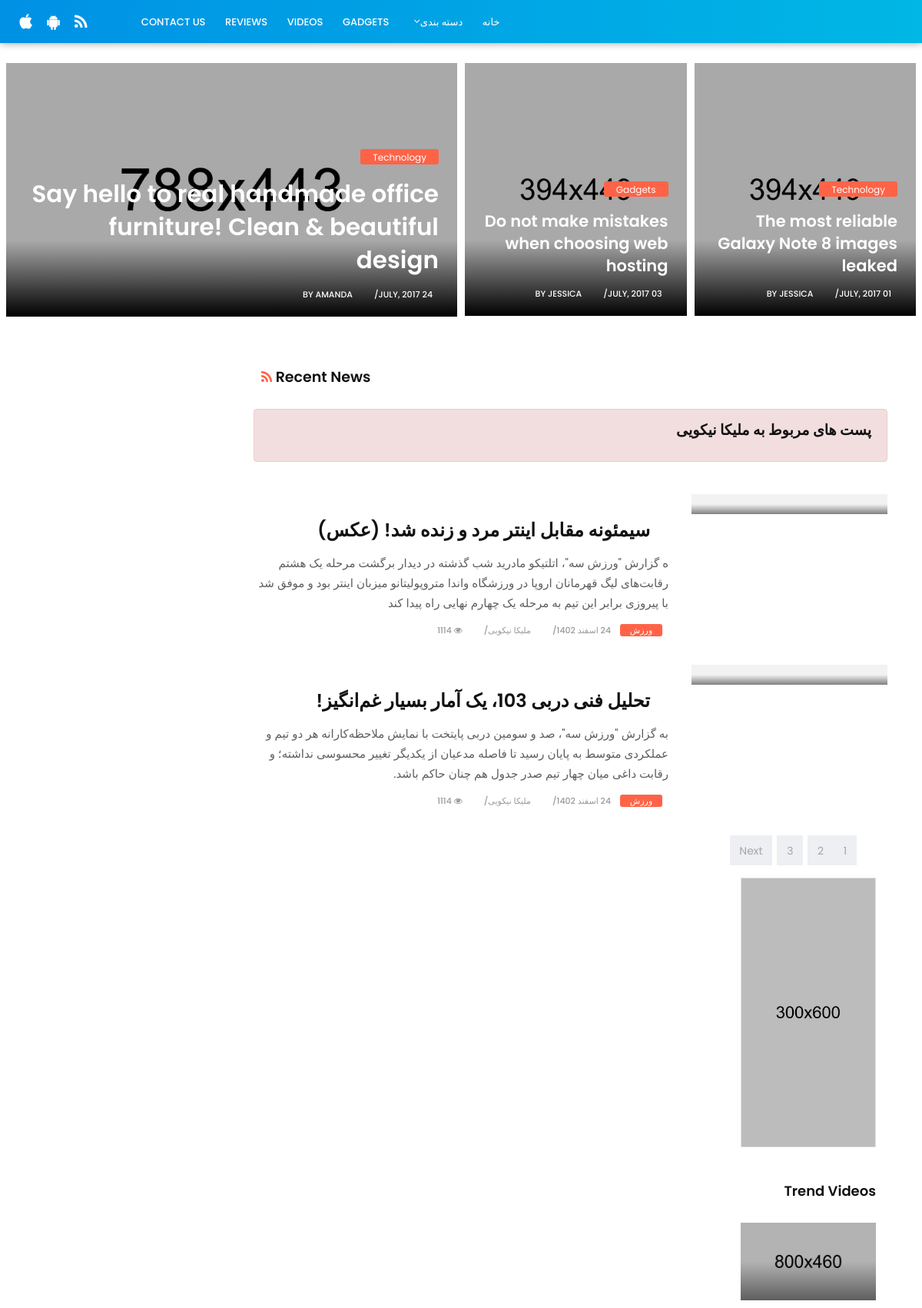
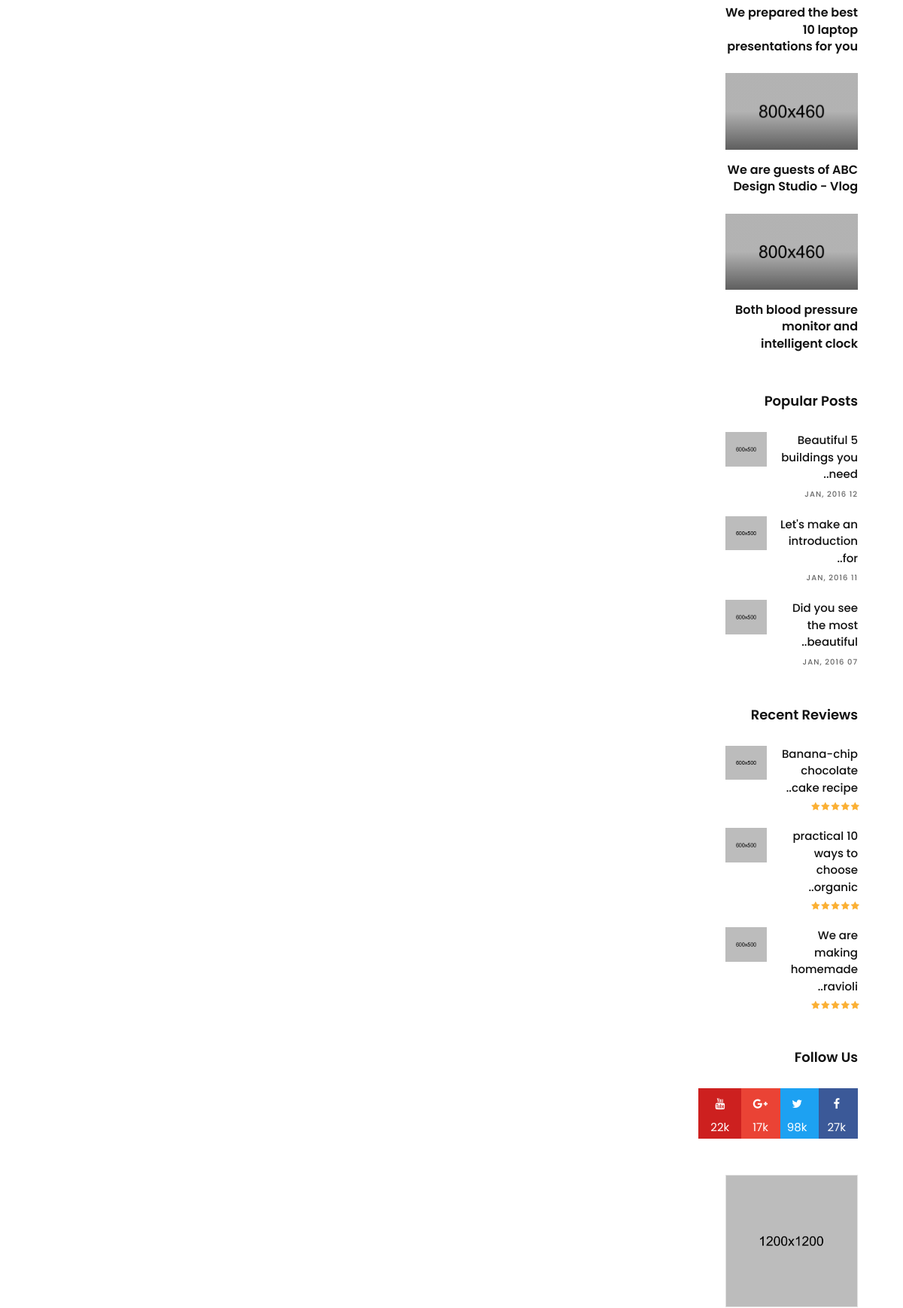
Screenshot of /news/author/1 (upper part) with the database file from the repository (2 pictures, top to bottom).
### news/models.py (models this page shows, shortened)
class Post(models.Model):
    STATUS_CHOICES = (
        ('draft','پیش نویس'),
        ('published','منتشر شده')
    )
    thumbnail = models.ImageField(upload_to= 'images',null= True, blank=True)
    category=models.ForeignKey(Category,on_delete=models.PROTECT,verbose_name='دسته بندی',null=True)
    title = models.CharField(max_length = 250,verbose_name = 'عنوان خبر')
    slug = models.SlugField(max_length = 500, unique_for_date = 'publish')
    body = models.TextField(verbose_name='متن خبر',null=True,blank = True)
    publish = models.DateTimeField(default = timezone.now,verbose_name='تاریخ انتشار')
    created=models.DateTimeField(auto_now_add =timezone.now )
    updated=models.DateTimeField(auto_now=timezone.now)
    status=models.CharField(max_length=15,default = 'draft',choices=STATUS_CHOICES,verbose_name='وضعیت')
    author=models.ForeignKey(User,on_delete=models.SET_DEFAULT,default = 1,verbose_name='نویسنده')
    price = models.DecimalField(max_digits=5, decimal_places=2, null = True, blank = True)
    def jalali_publish(self):
        return utils.jalali_converter(self.publish)
    jalali_publish.short_description='تاریخ انتشار '
    def jalali_created(self):
        return utils.jalali_converter(self.created)
    jalali_created.short_description='تاریخ ایجاد '
    def jalali_updated(self):
        return utils.jalali_converter(self.updated)
    jalali_updated.short_description='تاریخ به روزرسانی '
    class Meta:
        ordering=('-publish',)
        verbose_name = 'خبر'
        verbose_name_plural = 'خبرها'

class Category(models.Model):
    title=models.CharField(max_length = 250,verbose_name = 'عنوان دسته بندی')
    slug = models.SlugField(max_length = 500,verbose_name='ادرس دسته بندی')
    description=models.TextField(verbose_name='توضیحات ',null=True,blank = True)
    status=models.BooleanField(default=True,verbose_name='ایا نشان داده شود؟')
    position=models.IntegerField(verbose_name='موقعیت نمایش')
    thumbnail = models.ImageField(upload_to= 'images',null= True, blank=True)
    class Meta:
        verbose_name='دسته بندی'
        verbose_name_plural = 'دسته بندی ها'
        ordering=('-position',)
    def __str__(self):
        return self.title

### news/views.py (the view)
# urls.py: path('author/<int:pk>',author_post_list,name='author_posts')
def author_post_list(request,pk):
    author=get_object_or_404(User,pk=pk)
    posts = author.post_set.all()
    categories = Category.objects.all()
    return render(request,'news/author_post_list.html',{'author':author,'posts':posts,'categories':categories} )

### extensions/jalali.py (called while the page is built)
    def persian_tuple(self):
        return self.persian_year, self.persian_month, self.persian_day

### extensions/utils.py (called while the page is built)
def jalali_converter(date):
    print(timezone.localtime(date),'***********')
    date_str= date.strftime('%Y-%m-%d')
    jalali_list=list(jalali.Gregorian(date_str).persian_tuple())
    print(jalali_list)
    months=('فروردین',
            'اردیبهشت',
            'خرداد',
            'تیر',
            'مرداد',
            'شهریور',
            'مهر',
            'ابان',
            'اذر',
            'دی',
            'بهمن',
            'اسفند',)
    jalali_list[1] = months[jalali_list[1]-1]
    print(jalali_list)
    output=f'{jalali_list[2]} {jalali_list[1]} {jalali_list[0]}'
    return output

### news/templates/news/author_post_list.html (shortened to what this page needs)
{% extends "news/base.html" %}
{% load static %}
{% block first_section %}
<section class="section first-section">
            <div class="container-fluid">
                <div class="masonry-blog clearfix">
                    <div class="first-slot">
                        <div class="masonry-box post-media">
                             <img src="{% static 'news/upload/tech_01.jpg' %}" alt="" class="img-fluid">
                             <div class="shadoweffect">
                                <div class="shadow-desc">
                                    <div class="blog-meta">
                                        <span class="bg-orange"><a href="tech-category-01.html" title="">Technology</a></span>
                                        <h4><a href="tech-single.html" title="">Say hello to real handmade office furniture! Clean & beautiful design</a></h4>
                                        <small><a href="tech-single.html" title="">24 July, 2017</a></small>
                                        <small><a href="tech-author.html" title="">by Amanda</a></small>
                                    </div>
                                </div>
                            </div>
                        </div>
                    </div>
                    <div class="second-slot">
                        <div class="masonry-box post-media">
                             <img src="{% static 'news/upload/tech_02.jpg' %}" alt="" class="img-fluid">
                             <div class="shadoweffect">
                                <div class="shadow-desc">
                                    <div class="blog-meta">
                                        <span class="bg-orange"><a href="tech-category-01.html" title="">Gadgets</a></span>
                                        <h4><a href="tech-single.html" title="">Do not make mistakes when choosing web hosting</a></h4>
                                        <small><a href="tech-single.html" title="">03 July, 2017</a></small>
                                        <small><a href="tech-author.html" title="">by Jessica</a></small>
                                    </div>
                                </div>
                             </div>
                        </div>
                    </div>
                    <div class="last-slot">
                        <div class="masonry-box post-media">
                             <img src="{% static 'news/upload/tech_03.jpg' %}" alt="" class="img-fluid">
                             <div class="shadoweffect">
                                <div class="shadow-desc">
                                    <div class="blog-meta">
                                        <span class="bg-orange"><a href="tech-category-01.html" title="">Technology</a></span>
                                        <h4><a href="tech-single.html" title="">The most reliable Galaxy Note 8 images leaked</a></h4>
                                        <small><a href="tech-single.html" title="">01 July, 2017</a></small>
                                        <small><a href="tech-author.html" title="">by Jessica</a></small>
                                    </div>
                                </div>
                             </div>
                        </div>
                    </div>
                </div>
            </div>
        </section>
{% endblock first_section %}
{% block content %}
<div class="alert alert-danger" role="alert">
   <h4> پست های مربوط به {{author.get_full_name}}</h4>
  </div>
<br/>
{% for post in posts %}
                                <div class="blog-box row">
                                    <div class="col-md-4">
                                        <div class="post-media">
                                            <a href="tech-single.html" title="">
                                                <div class="hovereffect"></div>
                                            </a>
                                        </div>
                                    </div>
                                    <div class="blog-meta big-meta col-md-8">
                                        <h4><a href='{% url "news:single_page" post.id %}' title="">{{post.title}}</a></h4>
                                        <p>{{post.body}}</p>
                                        <small class="firstsmall"><a class="bg-orange" href='{% url "news:post_category" post.category.id %}' title="">{{post.category}}</a></small>
                                        <small><a href="tech-single.html" title="">{{post.jalali_publish}}</a></small>
                                        <small><a href="tech-author.html" title="">{{post.author.get_full_name}}</a></small>
                                        <small><a href="tech-single.html" title=""><i class="fa fa-eye"></i> 1114</a></small>
                                    </div>
                                </div>
                                {% endfor %}
{% endblock content %}
{% block navbar %}
{% include "news/partials/navbar.html" %}
{% endblock navbar %}

### news/static/news/style.css (style rules this page uses)
body { font-size: 15px; line-height: 26px; background-color: #ffffff; }
h1, h2, h3, h4, h5, body, p, .topbar-section, .navbar-inverse .navbar-nav .nav-link, .header .dropdown-menu, .navbar-nav .nav-link { font-family: 'Roboto', serif; }
h1, h2, h3, h4, h5, h6 { font-weight: 700; line-height: 1.4; color: #111111; }
h4 { font-size: 19px; line-height: 29px; margin-bottom: 14px }
a { color: #111111; }
body, p { color: #5e5e5e; }
p { margin-bottom: 26px; font-size: 15px; line-height: 26px; }
a { text-decoration: none !important; }
.post-media img { width: 100%; }
.section { padding: 4rem 0; display: block; position: relative; background-color: #ffffff; }
.first-section { padding: 0; border-bottom: 0; }
.first-section .container-fluid { padding: 0 3px; }
.post-media img, .masonry-box img { -webkit-transition: all .3s ease-in-out; -moz-transition: all .3s ease-in-out; -ms-transition: all .3s ease-in-out; -o-transition: all .3s ease-in-out; transition: all .3s ease-in-out; -webkit-transform: scale(1); -moz-transform: scale(1); -ms-transform: scale(1); -o-transform: scale(1); transform: scale(1); }
.masonry-box img, .masonry-box { width: 100%; }
.masonry-box { border: 0.34rem solid #fff; }
.masonry-box .blog-meta h4 { padding: 0.2rem 0; }
.masonry-box .blog-meta span { background-color: #111111; border-radius: 3px; font-size: 12px; padding: 0.1rem 1rem; }
.blog-meta h4 { padding: 1rem 0 0.5rem; margin: 0; font-size: 21px; }
.blog-meta.big-meta h4 { padding: 1rem 0 0.6rem; margin: 0; font-size: 28px; }
.blog-meta.big-meta p { margin-bottom: 0.5rem; padding-bottom: 0; }
.blog-meta small { font-size: 11px; display: inline-block; margin-bottom: 0; padding-bottom: 0; color: #111111; font-weight: bold; text-transform: uppercase; margin-right: 0.5rem; }
.blog-meta small:after { content: "/"; padding-left: 1rem; }
.blog-meta small:last-child:after { content: "" }
.post-media { position: relative; overflow: hidden; }
.shadoweffect { position: absolute; top: 0; opacity: 0; left: 0; right: 0; bottom: 0; background: -moz-linear-gradient(0deg, rgba(0, 0, 0, 1) 0%, rgba(0, 0, 0, 0.1) 30%); background: -webkit-linear-gradient(0deg, rgba(0, 0, 0, 1) 0%, rgba(0, 0, 0, 0.1) 30%); background: linear-gradient(0deg, rgba(0, 0, 0, 1) 0%, rgba(0, 0, 0, 0.1) 30%); filter: progid: DXImageTransform.Microsoft.gradient( startColorstr='#000000', endColorstr='#00000000', GradientType=1); -webkit-transition: all .3s ease-in-out; -moz-transition: all .3s ease-in-out; -ms-transition: all .3s ease-in-out; -o-transition: all .3s ease-in-out; transition: all .3s ease-in-out; -webkit-transform: scale(1); -moz-transform: scale(1); -ms-transform: scale(1); -o-transform: scale(1); transform: scale(1); zoom: 1; filter: alpha(opacity=100); opacity: 1; }
.shadow-desc { position: absolute; bottom: 0; padding: 1rem 1.5rem; }
.shadow-desc .blog-meta small::after, .shadow-desc .blog-meta a, .shadow-desc .blog-meta h4 a { color: #ffffff !important; }
.hovereffect { position: absolute; top: 0; opacity: 0; left: 0; right: 0; bottom: 0; background-color: rgba(0, 0, 0, 0.2); -webkit-transition: all .3s ease-in-out; -moz-transition: all .3s ease-in-out; -ms-transition: all .3s ease-in-out; -o-transition: all .3s ease-in-out; transition: all .3s ease-in-out; zoom: 1; filter: alpha(opacity=0); opacity: 0.5; background: -moz-linear-gradient(0deg, rgba(0, 0, 0, 1) 0%, rgba(0, 0, 0, 0.1) 50%); background: -webkit-linear-gradient(0deg, rgba(0, 0, 0, 1) 0%, rgba(0, 0, 0, 0.1) 50%); background: linear-gradient(0deg, rgba(0, 0, 0, 1) 0%, rgba(0, 0, 0, 0.1) 50%); filter: progid: DXImageTransform.Microsoft.gradient( startColorstr='#000000', endColorstr='#00000000', GradientType=1); }
.blog-list .blog-meta.big-meta h4 { margin-left: -20%; margin-top: 1rem; background-color: #ffffff; padding: 1rem 1.5rem 1rem; }

### rows the page displays
Post: title "سیمئونه مقابل اینتر مرد و زنده شد! (عکس)", body "ه گزارش \"ورزش سه\"، اتلتیکو مادرید شب گذشته در دیدار برگشت مرحله یک هشتم رقابت‌های لیگ قهرمانان اروپا در ورزشگاه واندا متروپولیتانو میزبان اینتر بود و موفق شد با پیروزی برابر این تیم به مرحله یک چهارم نهایی راه پیدا کند", category "ورزش", jalali_publish "24 اسفند 1402", author.get_full_name "ملیکا نیکویی"
Post: title "تحلیل فنی دربی 103، یک آمار بسیار غم‌انگیز!", body "به گزارش \"ورزش سه\"، صد و سومین دربی پایتخت با نمایش ملاحظه‌کارانه هر دو تیم و عملکردی متوسط به پایان رسید تا فاصله مدعیان از یکدیگر تغییر محسوسی نداشته؛ و رقابت داغی میان چهار تیم صدر جدول هم چنان حاکم باشد.", category "ورزش", jalali_publish "24 اسفند 1402", author.get_full_name "ملیکا نیکویی"

### other values shown
{{ author.get_full_name }} "ملیکا نیکویی"
